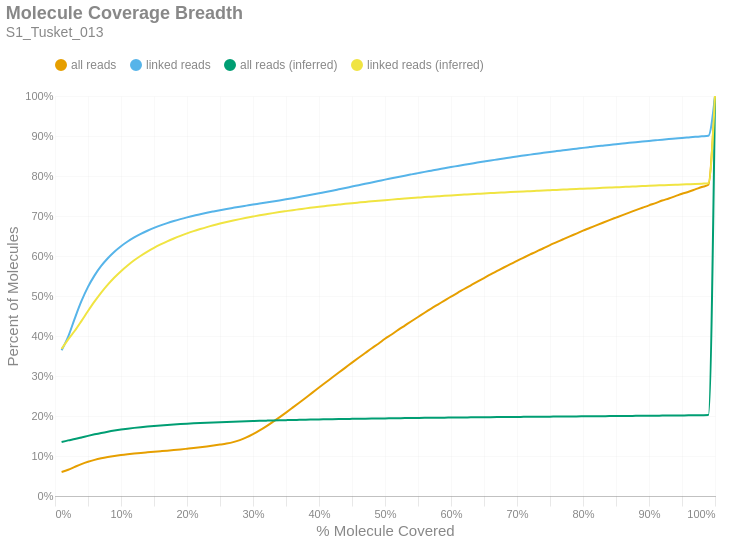

Notebook code cell kept with this figure:
### Markdown cell above
### Molecule Read Coverage
This chart shows molecule coverage breadth as computed by the number of bases aligned to that molecule. In other words, "*how much of each unique long molecule is actually sequenced/aligned?*" Keep in mind there is a distinction between sequences and alignments, since some sequences belonging to a particular molecule may not align well and wouldn't appear in the alignment data. This chart also shows molecule coverage breadth as computed by the *inferred fragment* from which the aligned sequences originate. Unlike read coverage, this calculation takes into account the total insert size, including unsequenced gaps between the forward and reverse reads. Like the previous figures, these are cumulative percents.

### Code cell
if SKIPLR:
    print_html(f"Skipped")
else:
    binned_df = consolidated_hist(valids['coverage_bp'], mask, 0.01, True)
    binned_df_inf = consolidated_hist(valids['coverage_inserts'], mask, 0.01, True)
    binned_df = binned_df.with_columns(pl.lit(binned_df_inf['all reads (cumsum)']).alias('all reads (inferred)'))
    binned_df = binned_df.with_columns(pl.lit(binned_df_inf['linked reads (cumsum)']).alias('linked reads (inferred)'))
    binned_df = binned_df.with_columns(
        (pl.col('bin').cast(pl.Float64) + 0.01).alias('right_edge')
    )

    with SafeRender(binned_df):
        (
            density_plot(binned_df, 'Molecule Coverage Breadth', samplename, 'molcov', ['all reads (inferred)','linked reads (inferred)'])
            .encode(
                #x=alt.X('bin:Q', title="% Molecule Covered").axis(format = '%').scale(padding=0),
                x=alt.X('right_edge:Q', title="% Molecule Covered").axis(format='%').scale(padding=0),
                y=alt.Y('value:Q', title='Percent of Molecules')
                    .axis(format='%')
                    .stack(False)
                    .scale(domainMin=0, padding=0),
                color=alt.Color("key:N").scale(domain = ["all reads", "linked reads", "all reads (inferred)", "linked reads (inferred)"]),
                tooltip = [
                    alt.Tooltip("key:N", title = "Data Type"),
                    alt.Tooltip("range_label:N", title="% Molecule Covered"),
                    alt.Tooltip("value:Q", format = ".2%", title="% Molecules")
                ]
            )
        ).display()

### Figure 1 — Vega-Lite specification as saved in the notebook (floating-point values rounded to 4 significant figures)
{"width": "container", "height": 400, "config": {"title": {"anchor": "start", "dy": -15, "fontSize": 18, "color": "#888888", "subtitleColor": "#888888", "subtitleFontSize": 14}, "arc": {"fill": "#0072B2"}, "axis": {"domainColor": "#888888", "domainWidth": 0.5, "gridWidth": 0.2, "grid": false, "titleFontWeight": 400, "titleFontSize": 15, "labelFontSize": 11, "labelColor": "#888888", "tickColor": "#888888", "tickWidth": 0.2, "titleColor": "#888888"}, "axisBand": {"grid": false}, "axisX": {"grid": true, "tickSize": 10, "domainCap": "round"}, "axisY": {"domain": false, "grid": true, "tickSize": 0, "domainCap": "round"}, "background": "transparent", "header": {"labelFontSize": 15, "labelColor": "#888888", "titleFontSize": 15, "titleFontWeight": 600, "titleColor": "#888888"}, "legend": {"labelFont": "sans-serif", "labelFontSize": 12, "labelColor": "#888888", "symbolSize": 100, "symbolType": "circle", "titleFontSize": 12, "titlePadding": 10, "titleColor": "#888888", "title": null, "orient": "top"}, "range": {"category": ["#E69F00", "#56B4E9", "#009E73", "#F0E442", "#0072B2", "#D55E00", "#CC79A7", "#000000"], "diverging": ["#cfe8f3", "#a2d4ec", "#73bfe2", "#46abdb", "#1696d2", "#12719e"]}, "area": {"fill": "#0072B2", "fillOpacity": 0.7, "line": true, "strokeOpacity": 0.7}, "line": {"color": "#0072B2", "stroke": "#0072B2", "strokeWidth": 2}, "trail": {"color": "#0072B2", "stroke": "#0072B2", "strokeWidth": 0, "size": 1}, "point": {"filled": true, "fillOpacity": 1.0, "size": 95}, "text": {"color": "#888888", "fontSize": 11, "align": "right", "fontWeight": 400, "size": 11}, "bar": {"fill": "#0072B2", "stroke": null}, "view": {"stroke": null, "continuousWidth": 660, "continuousHeight": 400}}, "data": {"name": "data-6f056d1cf735ffb1d262f2d91effae40"}, "mark": {"type": "line", "interpolate": "monotone", "point": {"opacity": 0, "size": 275}}, "encoding": {"color": {"field": "key", "scale": {"domain": ["all reads", "linked reads", "all reads (inferred)", "linked reads (inferred)"]}, "type": "nominal"}, "tooltip": [{"field": "key", "title": "Data Type", "type": "nominal"}, {"field": "range_label", "title": "% Molecule Covered", "type": "nominal"}, {"field": "value", "format": ".2%", "title": "% Molecules", "type": "quantitative"}], "x": {"axis": {"format": "%"}, "field": "right_edge", "scale": {"padding": 0}, "title": "% Molecule Covered", "type": "quantitative"}, "y": {"axis": {"format": "%"}, "field": "value", "scale": {"domainMin": 0, "padding": 0}, "stack": false, "title": "Percent of Molecules", "type": "quantitative"}}, "params": [{"name": "param_c36ac31b6afebe62", "select": {"type": "point", "fields": ["key"]}, "bind": "legend"}], "title": {"text": "Molecule Coverage Breadth", "subtitle": "S1_Tusket_013"}, "transform": [{"fold": ["all reads (cumsum)", "linked reads (cumsum)", "all reads (inferred)", "linked reads (inferred)"]}, {"calculate": "replace(datum.key, ' (cumsum)', '')", "as": "key"}, {"filter": {"param": "param_c36ac31b6afebe62"}}], "usermeta": {"embedOptions": {"downloadFileName": "S1_Tusket_013.molcov"}}, "$schema": "https://vega.github.io/schema/vega-lite/v6.1.0.json", "datasets": {"data-6f056d1cf735ffb1d262f2d91effae40": [{"bin": "0.0", "interval": "0.0-0.01", "all reads": 0.05985, "linked reads": 0.3645, "all reads (cumsum)": 0.05985, "linked reads (cumsum)": 0.3645, "range_label": "0.0-0.01", "all reads (inferred)": 0.1351, "linked reads (inferred)": 0.3677, "right_edge": 0.01}, {"bin": "0.01", "interval": "0.01-0.02", "all reads": 0.005671, "linked reads": 0.03407, "all reads (cumsum)": 0.06552, "linked reads (cumsum)": 0.3985, "range_label": "0.01-0.02", "all reads (inferred)": 0.139, "linked reads (inferred)": 0.3918, "right_edge": 0.02}, {"bin": "0.02", "interval": "0.02-0.03", "all reads": 0.007391, "linked reads": 0.04561, "all reads (cumsum)": 0.07291, "linked reads (cumsum)": 0.4441, "range_label": "0.02-0.03", "all reads (inferred)": 0.1425, "linked reads (inferred)": 0.4131, "right_edge": 0.03}, {"bin": "0.03", "interval": "0.03-0.04", "all reads": 0.006943, "linked reads": 0.04277, "all reads (cumsum)": 0.07985, "linked reads (cumsum)": 0.4869, "range_label": "0.03-0.04", "all reads (inferred)": 0.1464, "linked reads (inferred)": 0.4373, "right_edge": 0.04}, {"bin": "0.04", "interval": "0.04-0.05", "all reads": 0.005785, "linked reads": 0.03586, "all reads (cumsum)": 0.08564, "linked reads (cumsum)": 0.5228, "range_label": "0.04-0.05", "all reads (inferred)": 0.1504, "linked reads (inferred)": 0.4623, "right_edge": 0.05}, {"bin": "0.05", "interval": "0.05-0.06", "all reads": 0.004691, "linked reads": 0.02881, "all reads (cumsum)": 0.09033, "linked reads (cumsum)": 0.5516, "range_label": "0.05-0.06", "all reads (inferred)": 0.1542, "linked reads (inferred)": 0.4864, "right_edge": 0.06}, {"bin": "0.06", "interval": "0.06-0.07", "all reads": 0.003818, "linked reads": 0.02352, "all reads (cumsum)": 0.09415, "linked reads (cumsum)": 0.5751, "range_label": "0.06-0.07", "all reads (inferred)": 0.1577, "linked reads (inferred)": 0.5086, "right_edge": 0.07}, {"bin": "0.07", "interval": "0.07-0.08", "all reads": 0.003114, "linked reads": 0.01918, "all reads (cumsum)": 0.09726, "linked reads (cumsum)": 0.5943, "range_label": "0.07-0.08", "all reads (inferred)": 0.1608, "linked reads (inferred)": 0.5285, "right_edge": 0.08}, {"bin": "0.08", "interval": "0.08-0.09", "all reads": 0.002692, "linked reads": 0.01637, "all reads (cumsum)": 0.09995, "linked reads (cumsum)": 0.6107, "range_label": "0.08-0.09", "all reads (inferred)": 0.1636, "linked reads (inferred)": 0.5463, "right_edge": 0.09}, {"bin": "0.09", "interval": "0.09-0.1", "all reads": 0.002324, "linked reads": 0.01381, "all reads (cumsum)": 0.1023, "linked reads (cumsum)": 0.6245, "range_label": "0.09-0.1", "all reads (inferred)": 0.1661, "linked reads (inferred)": 0.5621, "right_edge": 0.1}, {"bin": "0.1", "interval": "0.1-0.11", "all reads": 0.002005, "linked reads": 0.01175, "all reads (cumsum)": 0.1043, "linked reads (cumsum)": 0.6362, "range_label": "0.1-0.11", "all reads (inferred)": 0.1683, "linked reads (inferred)": 0.5764, "right_edge": 0.11}, {"bin": "0.11", "interval": "0.11-0.12", "all reads": 0.00178, "linked reads": 0.01015, "all reads (cumsum)": 0.1061, "linked reads (cumsum)": 0.6464, "range_label": "0.11-0.12", "all reads (inferred)": 0.1703, "linked reads (inferred)": 0.5892, "right_edge": 0.12}, {"bin": "0.12", "interval": "0.12-0.13", "all reads": 0.001601, "linked reads": 0.008919, "all reads (cumsum)": 0.1077, "linked reads (cumsum)": 0.6553, "range_label": "0.12-0.13", "all reads (inferred)": 0.1721, "linked reads (inferred)": 0.6005, "right_edge": 0.13}, {"bin": "0.13", "interval": "0.13-0.14", "all reads": 0.001458, "linked reads": 0.007799, "all reads (cumsum)": 0.1091, "linked reads (cumsum)": 0.6631, "range_label": "0.13-0.14", "all reads (inferred)": 0.1737, "linked reads (inferred)": 0.6109, "right_edge": 0.14}, {"bin": "0.14", "interval": "0.14-0.15", "all reads": 0.00142, "linked reads": 0.007183, "all reads (cumsum)": 0.1105, "linked reads (cumsum)": 0.6703, "range_label": "0.14-0.15", "all reads (inferred)": 0.1752, "linked reads (inferred)": 0.6203, "right_edge": 0.15}, {"bin": "0.15", "interval": "0.15-0.16", "all reads": 0.001394, "linked reads": 0.006335, "all reads (cumsum)": 0.1119, "linked reads (cumsum)": 0.6766, "range_label": "0.15-0.16", "all reads (inferred)": 0.1765, "linked reads (inferred)": 0.6288, "right_edge": 0.16}, {"bin": "0.16", "interval": "0.16-0.17", "all reads": 0.001417, "linked reads": 0.005633, "all reads (cumsum)": 0.1134, "linked reads (cumsum)": 0.6822, "range_label": "0.16-0.17", "all reads (inferred)": 0.1777, "linked reads (inferred)": 0.6367, "right_edge": 0.17}, {"bin": "0.17", "interval": "0.17-0.18", "all reads": 0.001501, "linked reads": 0.005206, "all reads (cumsum)": 0.1149, "linked reads (cumsum)": 0.6874, "range_label": "0.17-0.18", "all reads (inferred)": 0.1789, "linked reads (inferred)": 0.6438, "right_edge": 0.18}, {"bin": "0.18", "interval": "0.18-0.19", "all reads": 0.001618, "linked reads": 0.004811, "all reads (cumsum)": 0.1165, "linked reads (cumsum)": 0.6922, "range_label": "0.18-0.19", "all reads (inferred)": 0.1799, "linked reads (inferred)": 0.6504, "right_edge": 0.19}, {"bin": "0.19", "interval": "0.19-0.2", "all reads": 0.001725, "linked reads": 0.004381, "all reads (cumsum)": 0.1182, "linked reads (cumsum)": 0.6966, "range_label": "0.19-0.2", "all reads (inferred)": 0.1808, "linked reads (inferred)": 0.6565, "right_edge": 0.2}, {"bin": "0.2", "interval": "0.2-0.21", "all reads": 0.001757, "linked reads": 0.004052, "all reads (cumsum)": 0.12, "linked reads (cumsum)": 0.7007, "range_label": "0.2-0.21", "all reads (inferred)": 0.1817, "linked reads (inferred)": 0.6621, "right_edge": 0.21}, {"bin": "0.21", "interval": "0.21-0.22", "all reads": 0.001915, "linked reads": 0.003648, "all reads (cumsum)": 0.1219, "linked reads (cumsum)": 0.7043, "range_label": "0.21-0.22", "all reads (inferred)": 0.1825, "linked reads (inferred)": 0.6673, "right_edge": 0.22}, {"bin": "0.22", "interval": "0.22-0.23", "all reads": 0.002078, "linked reads": 0.003642, "all reads (cumsum)": 0.1239, "linked reads (cumsum)": 0.708, "range_label": "0.22-0.23", "all reads (inferred)": 0.1833, "linked reads (inferred)": 0.6722, "right_edge": 0.23}, {"bin": "0.23", "interval": "0.23-0.24", "all reads": 0.002202, "linked reads": 0.003336, "all reads (cumsum)": 0.1261, "linked reads (cumsum)": 0.7113, "range_label": "0.23-0.24", "all reads (inferred)": 0.184, "linked reads (inferred)": 0.6768, "right_edge": 0.24}, {"bin": "0.24", "interval": "0.24-0.25", "all reads": 0.002415, "linked reads": 0.003206, "all reads (cumsum)": 0.1286, "linked reads (cumsum)": 0.7145, "range_label": "0.24-0.25", "all reads (inferred)": 0.1847, "linked reads (inferred)": 0.681, "right_edge": 0.25}, {"bin": "0.25", "interval": "0.25-0.26", "all reads": 0.002679, "linked reads": 0.003012, "all reads (cumsum)": 0.1312, "linked reads (cumsum)": 0.7175, "range_label": "0.25-0.26", "all reads (inferred)": 0.1853, "linked reads (inferred)": 0.6849, "right_edge": 0.26}, {"bin": "0.26", "interval": "0.26-0.27", "all reads": 0.003487, "linked reads": 0.002895, "all reads (cumsum)": 0.1347, "linked reads (cumsum)": 0.7204, "range_label": "0.26-0.27", "all reads (inferred)": 0.1859, "linked reads (inferred)": 0.6886, "right_edge": 0.27}, {"bin": "0.27", "interval": "0.27-0.28", "all reads": 0.00497, "linked reads": 0.002852, "all reads (cumsum)": 0.1397, "linked reads (cumsum)": 0.7233, "range_label": "0.27-0.28", "all reads (inferred)": 0.1864, "linked reads (inferred)": 0.6922, "right_edge": 0.28}, {"bin": "0.28", "interval": "0.28-0.29", "all reads": 0.006739, "linked reads": 0.002698, "all reads (cumsum)": 0.1464, "linked reads (cumsum)": 0.726, "range_label": "0.28-0.29", "all reads (inferred)": 0.187, "linked reads (inferred)": 0.6955, "right_edge": 0.29}, {"bin": "0.29", "interval": "0.29-0.3", "all reads": 0.00825, "linked reads": 0.002685, "all reads (cumsum)": 0.1547, "linked reads (cumsum)": 0.7287, "range_label": "0.29-0.3", "all reads (inferred)": 0.1875, "linked reads (inferred)": 0.6986, "right_edge": 0.3}, {"bin": "0.3", "interval": "0.3-0.31", "all reads": 0.009255, "linked reads": 0.002521, "all reads (cumsum)": 0.1639, "linked reads (cumsum)": 0.7312, "range_label": "0.3-0.31", "all reads (inferred)": 0.1879, "linked reads (inferred)": 0.7017, "right_edge": 0.31}, {"bin": "0.31", "interval": "0.31-0.32", "all reads": 0.01022, "linked reads": 0.002556, "all reads (cumsum)": 0.1742, "linked reads (cumsum)": 0.7337, "range_label": "0.31-0.32", "all reads (inferred)": 0.1884, "linked reads (inferred)": 0.7044, "right_edge": 0.32}, {"bin": "0.32", "interval": "0.32-0.33", "all reads": 0.01108, "linked reads": 0.002724, "all reads (cumsum)": 0.1852, "linked reads (cumsum)": 0.7365, "range_label": "0.32-0.33", "all reads (inferred)": 0.1888, "linked reads (inferred)": 0.7072, "right_edge": 0.33}, {"bin": "0.33", "interval": "0.33-0.34", "all reads": 0.01144, "linked reads": 0.002542, "all reads (cumsum)": 0.1967, "linked reads (cumsum)": 0.739, "range_label": "0.33-0.34", "all reads (inferred)": 0.1892, "linked reads (inferred)": 0.7097, "right_edge": 0.34}, {"bin": "0.34", "interval": "0.34-0.35", "all reads": 0.01188, "linked reads": 0.002704, "all reads (cumsum)": 0.2086, "linked reads (cumsum)": 0.7417, "range_label": "0.34-0.35", "all reads (inferred)": 0.1896, "linked reads (inferred)": 0.7122, "right_edge": 0.35}, {"bin": "0.35", "interval": "0.35-0.36", "all reads": 0.01225, "linked reads": 0.002825, "all reads (cumsum)": 0.2208, "linked reads (cumsum)": 0.7445, "range_label": "0.35-0.36", "all reads (inferred)": 0.19, "linked reads (inferred)": 0.7146, "right_edge": 0.36}, {"bin": "0.36", "interval": "0.36-0.37", "all reads": 0.01238, "linked reads": 0.00297, "all reads (cumsum)": 0.2332, "linked reads (cumsum)": 0.7475, "range_label": "0.36-0.37", "all reads (inferred)": 0.1904, "linked reads (inferred)": 0.7168, "right_edge": 0.37}, {"bin": "0.37", "interval": "0.37-0.38", "all reads": 0.01258, "linked reads": 0.003061, "all reads (cumsum)": 0.2458, "linked reads (cumsum)": 0.7506, "range_label": "0.37-0.38", "all reads (inferred)": 0.1907, "linked reads (inferred)": 0.7191, "right_edge": 0.38}, {"bin": "0.38", "interval": "0.38-0.39", "all reads": 0.01257, "linked reads": 0.003006, "all reads (cumsum)": 0.2583, "linked reads (cumsum)": 0.7536, "range_label": "0.38-0.39", "all reads (inferred)": 0.191, "linked reads (inferred)": 0.7211, "right_edge": 0.39}, {"bin": "0.39", "interval": "0.39-0.4", "all reads": 0.01279, "linked reads": 0.003242, "all reads (cumsum)": 0.2711, "linked reads (cumsum)": 0.7568, "range_label": "0.39-0.4", "all reads (inferred)": 0.1914, "linked reads (inferred)": 0.7231, "right_edge": 0.4}, {"bin": "0.4", "interval": "0.4-0.41", "all reads": 0.01244, "linked reads": 0.003187, "all reads (cumsum)": 0.2836, "linked reads (cumsum)": 0.76, "range_label": "0.4-0.41", "all reads (inferred)": 0.1917, "linked reads (inferred)": 0.725, "right_edge": 0.41}, {"bin": "0.41", "interval": "0.41-0.42", "all reads": 0.01264, "linked reads": 0.003301, "all reads (cumsum)": 0.2962, "linked reads (cumsum)": 0.7633, "range_label": "0.41-0.42", "all reads (inferred)": 0.192, "linked reads (inferred)": 0.7269, "right_edge": 0.42}, {"bin": "0.42", "interval": "0.42-0.43", "all reads": 0.01247, "linked reads": 0.003393, "all reads (cumsum)": 0.3087, "linked reads (cumsum)": 0.7667, "range_label": "0.42-0.43", "all reads (inferred)": 0.1923, "linked reads (inferred)": 0.7287, "right_edge": 0.43}, {"bin": "0.43", "interval": "0.43-0.44", "all reads": 0.01232, "linked reads": 0.00341, "all reads (cumsum)": 0.321, "linked reads (cumsum)": 0.7701, "range_label": "0.43-0.44", "all reads (inferred)": 0.1925, "linked reads (inferred)": 0.7304, "right_edge": 0.44}, {"bin": "0.44", "interval": "0.44-0.45", "all reads": 0.0124, "linked reads": 0.003479, "all reads (cumsum)": 0.3334, "linked reads (cumsum)": 0.7736, "range_label": "0.44-0.45", "all reads (inferred)": 0.1928, "linked reads (inferred)": 0.732, "right_edge": 0.45}, {"bin": "0.45", "interval": "0.45-0.46", "all reads": 0.01212, "linked reads": 0.003445, "all reads (cumsum)": 0.3455, "linked reads (cumsum)": 0.777, "range_label": "0.45-0.46", "all reads (inferred)": 0.1931, "linked reads (inferred)": 0.7336, "right_edge": 0.46}, {"bin": "0.46", "interval": "0.46-0.47", "all reads": 0.01194, "linked reads": 0.003468, "all reads (cumsum)": 0.3575, "linked reads (cumsum)": 0.7805, "range_label": "0.46-0.47", "all reads (inferred)": 0.1933, "linked reads (inferred)": 0.7352, "right_edge": 0.47}, {"bin": "0.47", "interval": "0.47-0.48", "all reads": 0.01196, "linked reads": 0.003432, "all reads (cumsum)": 0.3694, "linked reads (cumsum)": 0.7839, "range_label": "0.47-0.48", "all reads (inferred)": 0.1936, "linked reads (inferred)": 0.7366, "right_edge": 0.48}, {"bin": "0.48", "interval": "0.48-0.49", "all reads": 0.01134, "linked reads": 0.003436, "all reads (cumsum)": 0.3808, "linked reads (cumsum)": 0.7874, "range_label": "0.48-0.49", "all reads (inferred)": 0.1938, "linked reads (inferred)": 0.7381, "right_edge": 0.49}, {"bin": "0.49", "interval": "0.49-0.5", "all reads": 0.01246, "linked reads": 0.003536, "all reads (cumsum)": 0.3932, "linked reads (cumsum)": 0.7909, "range_label": "0.49-0.5", "all reads (inferred)": 0.1941, "linked reads (inferred)": 0.7396, "right_edge": 0.5}, {"bin": "0.5", "interval": "0.5-0.51", "all reads": 0.01047, "linked reads": 0.003271, "all reads (cumsum)": 0.4037, "linked reads (cumsum)": 0.7942, "range_label": "0.5-0.51", "all reads (inferred)": 0.1943, "linked reads (inferred)": 0.7409, "right_edge": 0.51}, {"bin": "0.51", "interval": "0.51-0.52", "all reads": 0.0115, "linked reads": 0.003305, "all reads (cumsum)": 0.4152, "linked reads (cumsum)": 0.7975, "range_label": "0.51-0.52", "all reads (inferred)": 0.1945, "linked reads (inferred)": 0.7423, "right_edge": 0.52}, {"bin": "0.52", "interval": "0.52-0.53", "all reads": 0.01085, "linked reads": 0.003344, "all reads (cumsum)": 0.4261, "linked reads (cumsum)": 0.8008, "range_label": "0.52-0.53", "all reads (inferred)": 0.1947, "linked reads (inferred)": 0.7436, "right_edge": 0.53}, {"bin": "0.53", "interval": "0.53-0.54", "all reads": 0.01091, "linked reads": 0.003211, "all reads (cumsum)": 0.437, "linked reads (cumsum)": 0.804, "range_label": "0.53-0.54", "all reads (inferred)": 0.1949, "linked reads (inferred)": 0.7448, "right_edge": 0.54}, {"bin": "0.54", "interval": "0.54-0.55", "all reads": 0.01055, "linked reads": 0.003166, "all reads (cumsum)": 0.4475, "linked reads (cumsum)": 0.8072, "range_label": "0.54-0.55", "all reads (inferred)": 0.1951, "linked reads (inferred)": 0.746, "right_edge": 0.55}, {"bin": "0.55", "interval": "0.55-0.56", "all reads": 0.01067, "linked reads": 0.003158, "all reads (cumsum)": 0.4582, "linked reads (cumsum)": 0.8103, "range_label": "0.55-0.56", "all reads (inferred)": 0.1953, "linked reads (inferred)": 0.7472, "right_edge": 0.56}, {"bin": "0.56", "interval": "0.56-0.57", "all reads": 0.01039, "linked reads": 0.003024, "all reads (cumsum)": 0.4686, "linked reads (cumsum)": 0.8134, "range_label": "0.56-0.57", "all reads (inferred)": 0.1955, "linked reads (inferred)": 0.7483, "right_edge": 0.57}, {"bin": "0.57", "interval": "0.57-0.58", "all reads": 0.00999, "linked reads": 0.003019, "all reads (cumsum)": 0.4786, "linked reads (cumsum)": 0.8164, "range_label": "0.57-0.58", "all reads (inferred)": 0.1957, "linked reads (inferred)": 0.7494, "right_edge": 0.58}, {"bin": "0.58", "interval": "0.58-0.59", "all reads": 0.01002, "linked reads": 0.00297, "all reads (cumsum)": 0.4886, "linked reads (cumsum)": 0.8194, "range_label": "0.58-0.59", "all reads (inferred)": 0.1959, "linked reads (inferred)": 0.7505, "right_edge": 0.59}, {"bin": "0.59", "interval": "0.59-0.6", "all reads": 0.009974, "linked reads": 0.003003, "all reads (cumsum)": 0.4986, "linked reads (cumsum)": 0.8224, "range_label": "0.59-0.6", "all reads (inferred)": 0.1961, "linked reads (inferred)": 0.7515, "right_edge": 0.6}, {"bin": "0.6", "interval": "0.6-0.61", "all reads": 0.009307, "linked reads": 0.002822, "all reads (cumsum)": 0.5079, "linked reads (cumsum)": 0.8252, "range_label": "0.6-0.61", "all reads (inferred)": 0.1962, "linked reads (inferred)": 0.7525, "right_edge": 0.61}, {"bin": "0.61", "interval": "0.61-0.62", "all reads": 0.009652, "linked reads": 0.002868, "all reads (cumsum)": 0.5175, "linked reads (cumsum)": 0.8281, "range_label": "0.61-0.62", "all reads (inferred)": 0.1964, "linked reads (inferred)": 0.7535, "right_edge": 0.62}, {"bin": "0.62", "interval": "0.62-0.63", "all reads": 0.009242, "linked reads": 0.002728, "all reads (cumsum)": 0.5268, "linked reads (cumsum)": 0.8308, "range_label": "0.62-0.63", "all reads (inferred)": 0.1966, "linked reads (inferred)": 0.7544, "right_edge": 0.63}, {"bin": "0.63", "interval": "0.63-0.64", "all reads": 0.009183, "linked reads": 0.002852, "all reads (cumsum)": 0.5359, "linked reads (cumsum)": 0.8336, "range_label": "0.63-0.64", "all reads (inferred)": 0.1967, "linked reads (inferred)": 0.7554, "right_edge": 0.64}, {"bin": "0.64", "interval": "0.64-0.65", "all reads": 0.008929, "linked reads": 0.002625, "all reads (cumsum)": 0.5449, "linked reads (cumsum)": 0.8363, "range_label": "0.64-0.65", "all reads (inferred)": 0.1969, "linked reads (inferred)": 0.7563, "right_edge": 0.65}, {"bin": "0.65", "interval": "0.65-0.66", "all reads": 0.009208, "linked reads": 0.002591, "all reads (cumsum)": 0.5541, "linked reads (cumsum)": 0.8389, "range_label": "0.65-0.66", "all reads (inferred)": 0.1971, "linked reads (inferred)": 0.7572, "right_edge": 0.66}, {"bin": "0.66", "interval": "0.66-0.67", "all reads": 0.008584, "linked reads": 0.002455, "all reads (cumsum)": 0.5627, "linked reads (cumsum)": 0.8413, "range_label": "0.66-0.67", "all reads (inferred)": 0.1972, "linked reads (inferred)": 0.758, "right_edge": 0.67}, {"bin": "0.67", "interval": "0.67-0.68", "all reads": 0.008573, "linked reads": 0.002489, "all reads (cumsum)": 0.5712, "linked reads (cumsum)": 0.8438, "range_label": "0.67-0.68", "all reads (inferred)": 0.1974, "linked reads (inferred)": 0.7589, "right_edge": 0.68}, {"bin": "0.68", "interval": "0.68-0.69", "all reads": 0.008255, "linked reads": 0.002447, "all reads (cumsum)": 0.5795, "linked reads (cumsum)": 0.8462, "range_label": "0.68-0.69", "all reads (inferred)": 0.1975, "linked reads (inferred)": 0.7597, "right_edge": 0.69}, {"bin": "0.69", "interval": "0.69-0.7", "all reads": 0.008389, "linked reads": 0.002524, "all reads (cumsum)": 0.5879, "linked reads (cumsum)": 0.8488, "range_label": "0.69-0.7", "all reads (inferred)": 0.1977, "linked reads (inferred)": 0.7605, "right_edge": 0.7}, {"bin": "0.7", "interval": "0.7-0.71", "all reads": 0.007995, "linked reads": 0.002342, "all reads (cumsum)": 0.5959, "linked reads (cumsum)": 0.8511, "range_label": "0.7-0.71", "all reads (inferred)": 0.1978, "linked reads (inferred)": 0.7614, "right_edge": 0.71}, {"bin": "0.71", "interval": "0.71-0.72", "all reads": 0.007979, "linked reads": 0.002338, "all reads (cumsum)": 0.6039, "linked reads (cumsum)": 0.8534, "range_label": "0.71-0.72", "all reads (inferred)": 0.198, "linked reads (inferred)": 0.7622, "right_edge": 0.72}, {"bin": "0.72", "interval": "0.72-0.73", "all reads": 0.007938, "linked reads": 0.002219, "all reads (cumsum)": 0.6118, "linked reads (cumsum)": 0.8557, "range_label": "0.72-0.73", "all reads (inferred)": 0.1981, "linked reads (inferred)": 0.763, "right_edge": 0.73}, {"bin": "0.73", "interval": "0.73-0.74", "all reads": 0.007561, "linked reads": 0.002238, "all reads (cumsum)": 0.6194, "linked reads (cumsum)": 0.8579, "range_label": "0.73-0.74", "all reads (inferred)": 0.1983, "linked reads (inferred)": 0.7638, "right_edge": 0.74}, {"bin": "0.74", "interval": "0.74-0.75", "all reads": 0.007935, "linked reads": 0.002234, "all reads (cumsum)": 0.6273, "linked reads (cumsum)": 0.8601, "range_label": "0.74-0.75", "all reads (inferred)": 0.1984, "linked reads (inferred)": 0.7645, "right_edge": 0.75}, {"bin": "0.75", "interval": "0.75-0.76", "all reads": 0.007247, "linked reads": 0.002089, "all reads (cumsum)": 0.6345, "linked reads (cumsum)": 0.8622, "range_label": "0.75-0.76", "all reads (inferred)": 0.1986, "linked reads (inferred)": 0.7653, "right_edge": 0.76}, {"bin": "0.76", "interval": "0.76-0.77", "all reads": 0.007292, "linked reads": 0.002032, "all reads (cumsum)": 0.6418, "linked reads (cumsum)": 0.8643, "range_label": "0.76-0.77", "all reads (inferred)": 0.1987, "linked reads (inferred)": 0.766, "right_edge": 0.77}, {"bin": "0.77", "interval": "0.77-0.78", "all reads": 0.007212, "linked reads": 0.002059, "all reads (cumsum)": 0.649, "linked reads (cumsum)": 0.8663, "range_label": "0.77-0.78", "all reads (inferred)": 0.1989, "linked reads (inferred)": 0.7667, "right_edge": 0.78}, {"bin": "0.78", "interval": "0.78-0.79", "all reads": 0.007042, "linked reads": 0.001965, "all reads (cumsum)": 0.6561, "linked reads (cumsum)": 0.8683, "range_label": "0.78-0.79", "all reads (inferred)": 0.199, "linked reads (inferred)": 0.7675, "right_edge": 0.79}, {"bin": "0.79", "interval": "0.79-0.8", "all reads": 0.007236, "linked reads": 0.002021, "all reads (cumsum)": 0.6633, "linked reads (cumsum)": 0.8703, "range_label": "0.79-0.8", "all reads (inferred)": 0.1992, "linked reads (inferred)": 0.7682, "right_edge": 0.8}, {"bin": "0.8", "interval": "0.8-0.81", "all reads": 0.006577, "linked reads": 0.001917, "all reads (cumsum)": 0.6699, "linked reads (cumsum)": 0.8722, "range_label": "0.8-0.81", "all reads (inferred)": 0.1993, "linked reads (inferred)": 0.7689, "right_edge": 0.81}, {"bin": "0.81", "interval": "0.81-0.82", "all reads": 0.006696, "linked reads": 0.001887, "all reads (cumsum)": 0.6766, "linked reads (cumsum)": 0.8741, "range_label": "0.81-0.82", "all reads (inferred)": 0.1994, "linked reads (inferred)": 0.7697, "right_edge": 0.82}, {"bin": "0.82", "interval": "0.82-0.83", "all reads": 0.006618, "linked reads": 0.001791, "all reads (cumsum)": 0.6832, "linked reads (cumsum)": 0.8759, "range_label": "0.82-0.83", "all reads (inferred)": 0.1996, "linked reads (inferred)": 0.7704, "right_edge": 0.83}, {"bin": "0.83", "interval": "0.83-0.84", "all reads": 0.006487, "linked reads": 0.001769, "all reads (cumsum)": 0.6897, "linked reads (cumsum)": 0.8777, "range_label": "0.83-0.84", "all reads (inferred)": 0.1997, "linked reads (inferred)": 0.7711, "right_edge": 0.84}, {"bin": "0.84", "interval": "0.84-0.85", "all reads": 0.006319, "linked reads": 0.001681, "all reads (cumsum)": 0.696, "linked reads (cumsum)": 0.8794, "range_label": "0.84-0.85", "all reads (inferred)": 0.1999, "linked reads (inferred)": 0.7718, "right_edge": 0.85}, {"bin": "0.85", "interval": "0.85-0.86", "all reads": 0.006295, "linked reads": 0.00172, "all reads (cumsum)": 0.7023, "linked reads (cumsum)": 0.8811, "range_label": "0.85-0.86", "all reads (inferred)": 0.2, "linked reads (inferred)": 0.7725, "right_edge": 0.86}, {"bin": "0.86", "interval": "0.86-0.87", "all reads": 0.006164, "linked reads": 0.001762, "all reads (cumsum)": 0.7085, "linked reads (cumsum)": 0.8828, "range_label": "0.86-0.87", "all reads (inferred)": 0.2002, "linked reads (inferred)": 0.7733, "right_edge": 0.87}, {"bin": "0.87", "interval": "0.87-0.88", "all reads": 0.006197, "linked reads": 0.001664, "all reads (cumsum)": 0.7147, "linked reads (cumsum)": 0.8845, "range_label": "0.87-0.88", "all reads (inferred)": 0.2003, "linked reads (inferred)": 0.774, "right_edge": 0.88}, {"bin": "0.88", "interval": "0.88-0.89", "all reads": 0.005995, "linked reads": 0.001609, "all reads (cumsum)": 0.7207, "linked reads (cumsum)": 0.8861, "range_label": "0.88-0.89", "all reads (inferred)": 0.2005, "linked reads (inferred)": 0.7747, "right_edge": 0.89}, {"bin": "0.89", "interval": "0.89-0.9", "all reads": 0.006032, "linked reads": 0.001531, "all reads (cumsum)": 0.7267, "linked reads (cumsum)": 0.8876, "range_label": "0.89-0.9", "all reads (inferred)": 0.2007, "linked reads (inferred)": 0.7755, "right_edge": 0.9}, {"bin": "0.9", "interval": "0.9-0.91", "all reads": 0.005635, "linked reads": 0.001601, "all reads (cumsum)": 0.7323, "linked reads (cumsum)": 0.8892, "range_label": "0.9-0.91", "all reads (inferred)": 0.2008, "linked reads (inferred)": 0.7762, "right_edge": 0.91}, {"bin": "0.91", "interval": "0.91-0.92", "all reads": 0.00629, "linked reads": 0.001587, "all reads (cumsum)": 0.7386, "linked reads (cumsum)": 0.8908, "range_label": "0.91-0.92", "all reads (inferred)": 0.201, "linked reads (inferred)": 0.7769, "right_edge": 0.92}, {"bin": "0.92", "interval": "0.92-0.93", "all reads": 0.005269, "linked reads": 0.001483, "all reads (cumsum)": 0.7439, "linked reads (cumsum)": 0.8923, "range_label": "0.92-0.93", "all reads (inferred)": 0.2011, "linked reads (inferred)": 0.7775, "right_edge": 0.93}, {"bin": "0.93", "interval": "0.93-0.94", "all reads": 0.005703, "linked reads": 0.001411, "all reads (cumsum)": 0.7496, "linked reads (cumsum)": 0.8937, "range_label": "0.93-0.94", "all reads (inferred)": 0.2013, "linked reads (inferred)": 0.7782, "right_edge": 0.94}, {"bin": "0.94", "interval": "0.94-0.95", "all reads": 0.006096, "linked reads": 0.00144, "all reads (cumsum)": 0.7557, "linked reads (cumsum)": 0.8952, "range_label": "0.94-0.95", "all reads (inferred)": 0.2014, "linked reads (inferred)": 0.7787, "right_edge": 0.95}, {"bin": "0.95", "interval": "0.95-0.96", "all reads": 0.00497, "linked reads": 0.001344, "all reads (cumsum)": 0.7607, "linked reads (cumsum)": 0.8965, "range_label": "0.95-0.96", "all reads (inferred)": 0.2016, "linked reads (inferred)": 0.7794, "right_edge": 0.96}, {"bin": "0.96", "interval": "0.96-0.97", "all reads": 0.005815, "linked reads": 0.001336, "all reads (cumsum)": 0.7665, "linked reads (cumsum)": 0.8978, "range_label": "0.96-0.97", "all reads (inferred)": 0.2018, "linked reads (inferred)": 0.7801, "right_edge": 0.97}, {"bin": "0.97", "interval": "0.97-0.98", "all reads": 0.005981, "linked reads": 0.001287, "all reads (cumsum)": 0.7725, "linked reads (cumsum)": 0.8991, "range_label": "0.97-0.98", "all reads (inferred)": 0.202, "linked reads (inferred)": 0.7809, "right_edge": 0.98}, {"bin": "0.98", "interval": "0.98-0.99", "all reads": 0.005587, "linked reads": 0.001381, "all reads (cumsum)": 0.778, "linked reads (cumsum)": 0.9005, "range_label": "0.98-0.99", "all reads (inferred)": 0.2023, "linked reads (inferred)": 0.7818, "right_edge": 0.99}, {"bin": "0.99", "interval": "0.99-1.0", "all reads": 0.222, "linked reads": 0.09949, "all reads (cumsum)": 1.0, "linked reads (cumsum)": 1.0, "range_label": "0.99-1.0", "all reads (inferred)": 1.0, "linked reads (inferred)": 1.0, "right_edge": 1.0}]}}
